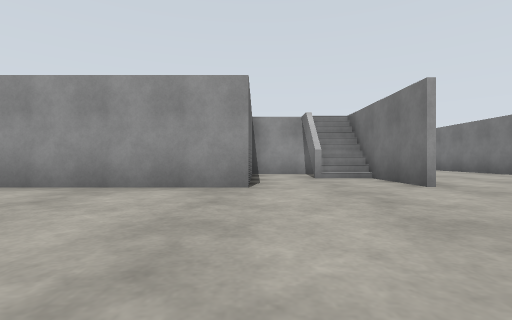
View 1 (above)

23 first-person views from a walk through a robot-simulator world made for Gazebo. The camera is 0.72 m above the floor, looks level and sees 85° across. The floor is counted in squares, 2 m on a side. Each view is taken from the middle of a square. On the plan, view 1 faces up. The plan holds only what a view shows up to about 9 squares ahead; the rest is blank. The place goes on beyond the plan.

View 2
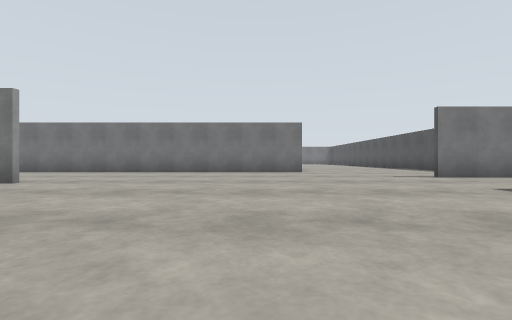

View 3
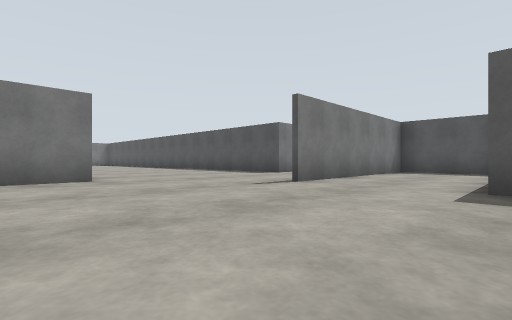

View 4
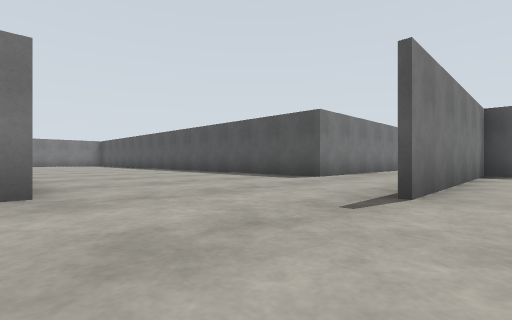

View 5
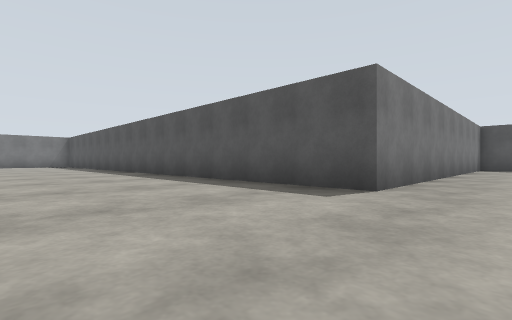

View 6
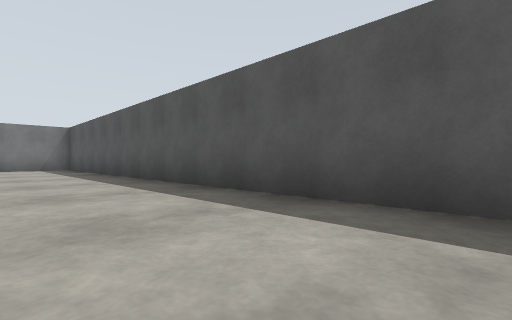

View 7
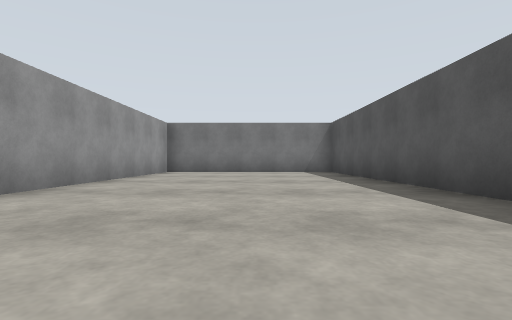

View 8
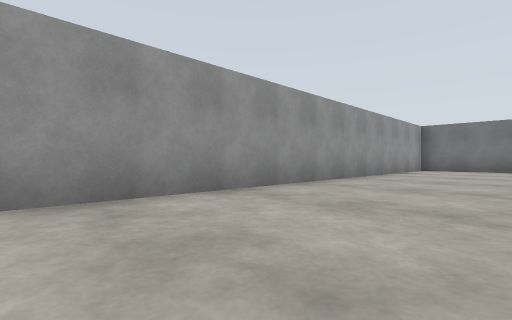

View 9
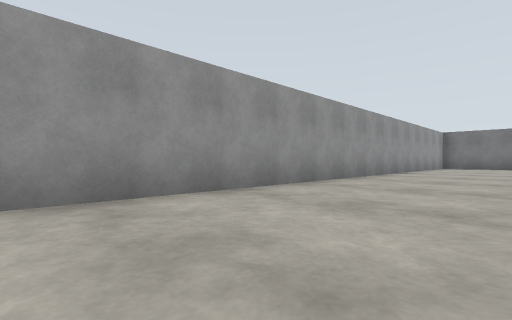

View 10
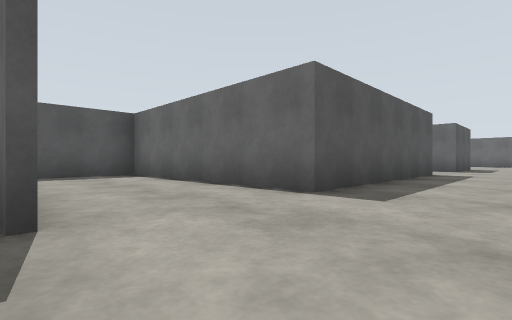

View 11
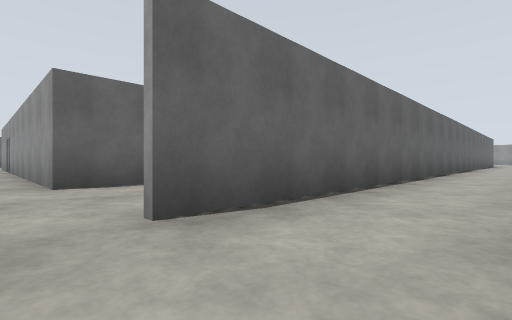

View 12
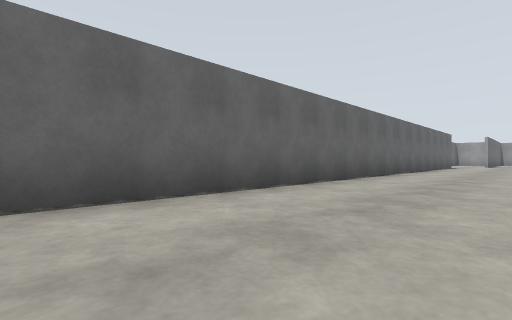

View 13
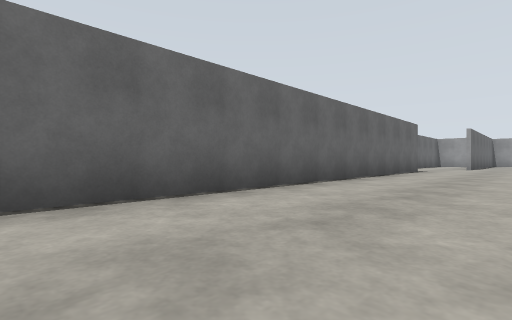

View 14
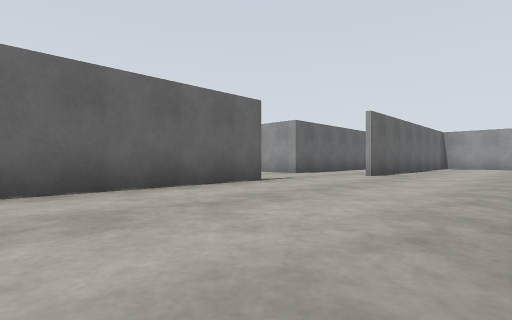

View 15
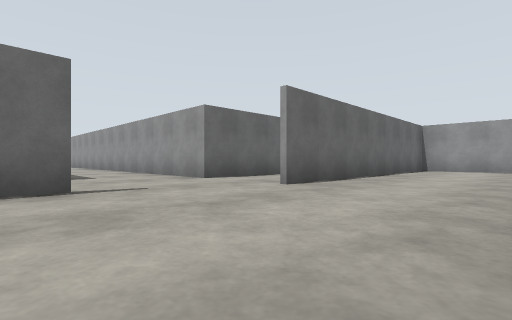

View 16
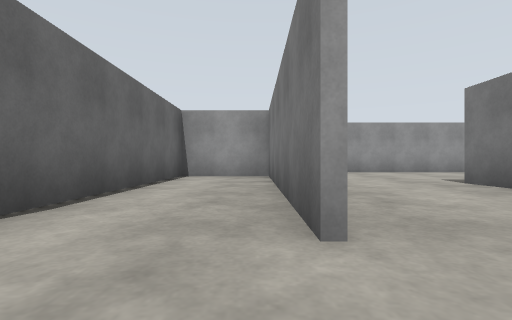

View 17
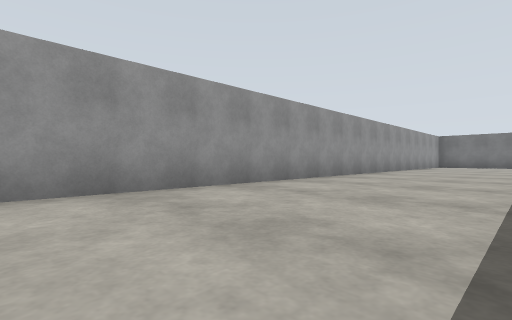

View 18
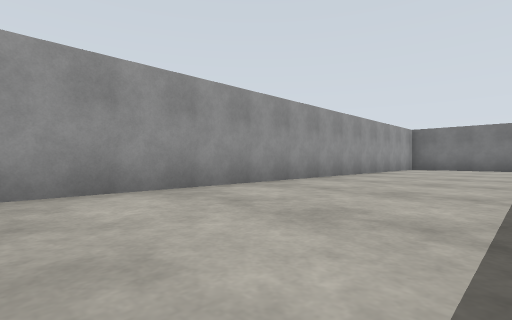

View 19
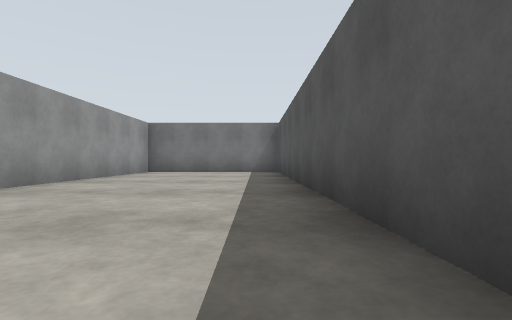

View 20
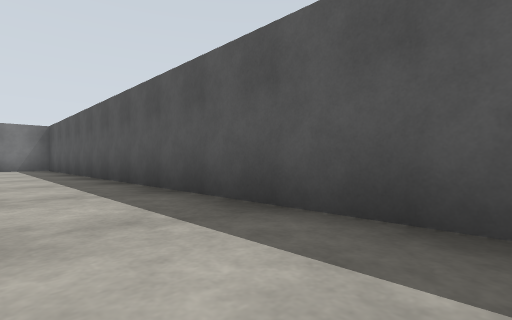

View 21
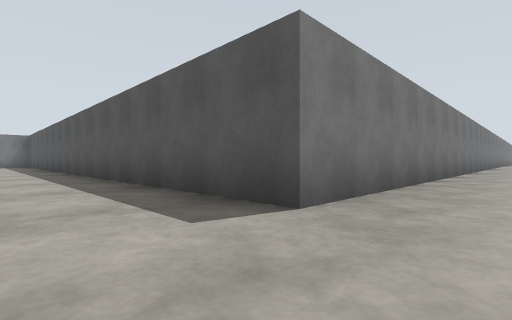

View 22
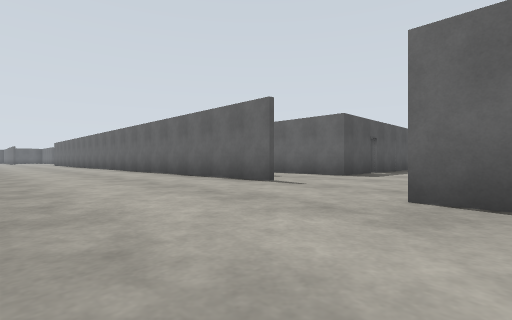

View 23
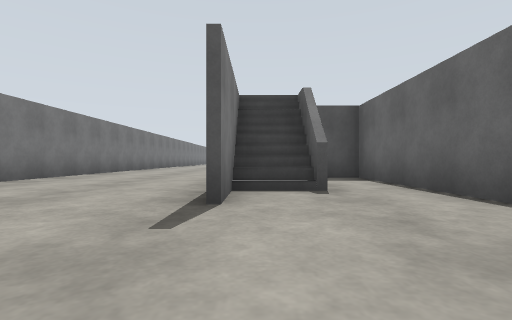

### Floor plan
Points are (right, up) in squares from view 1. A wall is a line through its corners. A room is listed if a view was taken in it or the views show most of it. See-through windows are left out.
Room 1 (views 1, 2, 3, 4, 5, 6, 7, 8, 9, 10, 11, 12, 13, 14, 15, 16, 17, 18, 19, 20, 21, 22, 23)
walls: (1.5, 7.1) (-0.1, 7.1) (-0.1, 3.6) (-3.5, 3.6); (6.2, 16) (6.2, 28.3) (21.3, 28.3) (21.3, 32.2) (3.4, 32.2) (3.4, 25.1); (1.2, 5.7) (1.2, 6.5); (2.3, 3.6) (2.3, 6.5); (6.2, -1.4) (6.2, 9); (1.3, 20.9) (2.3, 20.9); (1.2, 21.1) (2.3, 21.1); (1.3, 21.8) (1.3, 20.7) (2.3, 20.7) (2.3, 22.8); (2.4, 22.8) (2.4, 3.6); (3.9, -3.8) (3.9, -4.2); (-1.6, 22.8) (-0.1, 22.8) (-0.1, 19.3); (3.3, 25.1) (3.3, 30.2) (1.3, 30.2) (1.3, 25.2) (-3.5, 25.2); (-3.5, 22.8) (-2, 22.8); (-3.5, -3.7) (1.3, -3.7) (1.3, -8.7) (3.8, -8.7) (3.8, -3.8); (6.2, -14.4) (6.2, -6.2) (21.3, -6.2) (21.3, -1.4) (8, -1.4); (5.5, -14.7) (6, -14.7)
low walls: (2.4, 5.7) (1.2, 5.7); (1.2, 21.2) (2.3, 21.2); (1.2, 21.4) (2.3, 21.4); (1.1, 21.6) (2.3, 21.6)

Positions as (right, up) in squares from view 1, and headings:
1: (0, 0), facing up
2: (-2, 0), facing right
3: (1, 0), facing down-right
4: (3, -1), facing down-right
5: (5, -3), facing down-right
6: (10, -4), facing down-right
7: (13, -4), facing right
8: (11, -4), facing up-right
9: (8, -4), facing up-right
10: (4, -2), facing down-left
11: (4, 3), facing up-left
12: (5, 8), facing up-left
13: (5, 13), facing up-left
14: (6, 19), facing up-left
15: (6, 22), facing up-left
16: (3, 24), facing up
17: (6, 29), facing up-right
18: (10, 29), facing up-right
19: (13, 29), facing right
20: (10, 30), facing down-right
21: (5, 30), facing down-right
22: (6, 26), facing down-left
23: (2, 25), facing down
